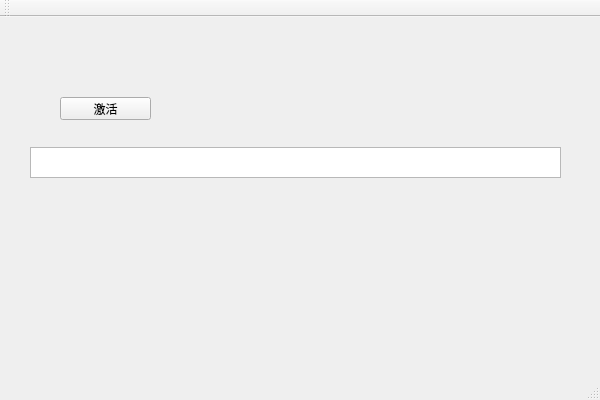
<?xml version="1.0" encoding="UTF-8"?>
<ui version="4.0">
 <class>QtGuiApplication3Class</class>
 <widget class="QMainWindow" name="QtGuiApplication3Class">
  <property name="geometry">
   <rect>
    <x>0</x>
    <y>0</y>
    <width>600</width>
    <height>400</height>
   </rect>
  </property>
  <property name="windowTitle">
   <string>QtGuiApplication3</string>
  </property>
  <widget class="QWidget" name="centralWidget">
   <widget class="QPushButton" name="pushButton">
    <property name="geometry">
     <rect>
      <x>60</x>
      <y>80</y>
      <width>91</width>
      <height>23</height>
     </rect>
    </property>
    <property name="text">
     <string>激活</string>
    </property>
   </widget>
   <widget class="QTextEdit" name="textEdit">
    <property name="geometry">
     <rect>
      <x>30</x>
      <y>130</y>
      <width>531</width>
      <height>31</height>
     </rect>
    </property>
   </widget>
  </widget>
  <widget class="QToolBar" name="mainToolBar">
   <attribute name="toolBarArea">
    <enum>TopToolBarArea</enum>
   </attribute>
   <attribute name="toolBarBreak">
    <bool>false</bool>
   </attribute>
  </widget>
  <widget class="QStatusBar" name="statusBar"/>
 </widget>
 <layoutdefault spacing="6" margin="11"/>
 <resources>
  <include location="QtGuiApplication3.qrc"/>
 </resources>
 <connections/>
</ui>
